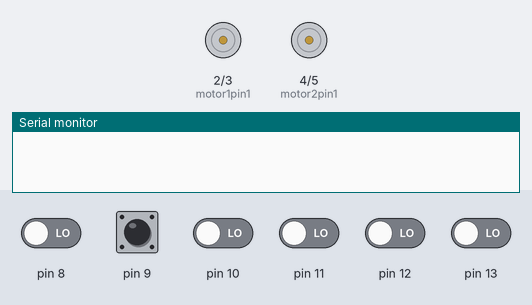
Recording of a sketch running on a simulated Arduino Uno, built with avr-gcc and run on an emulated ATmega328P. Parts: motor-driver pin pairs drawn as motors (green arrow = first pin HIGH = forward, orange = second pin HIGH = backward, longer = more drive), the last lines printed to the serial monitor. The test bench sets the inputs (shaded band); at power-on: pin 8–13 LOW.

Above: at 1.2 s.
1.3 s: pin 9 pulsed HIGH 2 times (0.12 s each, 0.3 s apart)
At 6.7 s:
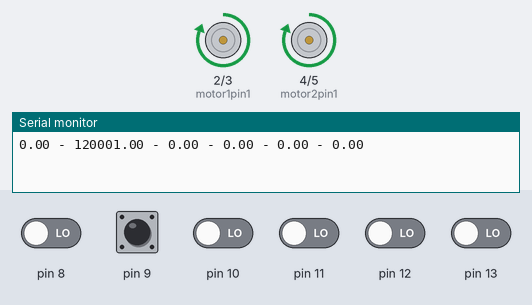
At 12.5 s:
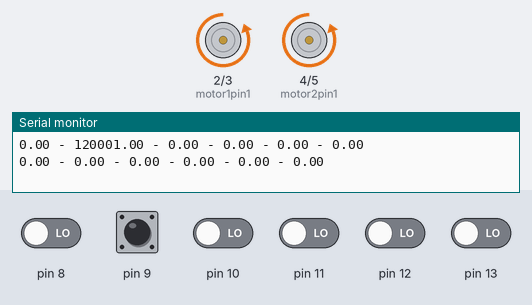
Timing chart, 0 to 12.9 s (numbered marks = the images above; inputs shaded):
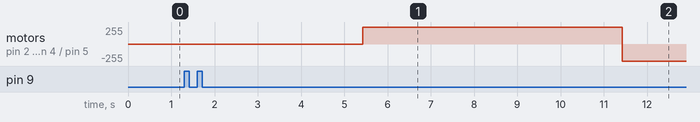

The sketch:

robot.ino
```cpp
double channel[6];

int motor1pin1 = 2; // IN1
int motor1pin2 = 3; // IN2

int motor2pin1 = 4; // IN3
int motor2pin2 = 5; // IN4

int MotorPWM;

void setup() {
  pinMode(8, INPUT);
  pinMode(9, INPUT);
  pinMode(10, INPUT);
  pinMode(11, INPUT);
  pinMode(12, INPUT);
  pinMode(13, INPUT);
  Serial.begin(9600);

  pinMode(motor1pin1, OUTPUT);
  pinMode(motor1pin2, OUTPUT);
  pinMode(motor2pin1, OUTPUT);
  pinMode(motor2pin2, OUTPUT);
}

void loop() {
  channel[0] = pulseIn(8, HIGH);
  channel[1] = pulseIn(9, HIGH);
  channel[2] = pulseIn(10, HIGH);
  channel[3] = pulseIn(11, HIGH);
  channel[4] = pulseIn(12, HIGH);
  channel[5] = pulseIn(13, HIGH);

  Serial.print(channel[0]);
  Serial.print(" - ");
  Serial.print(channel[1]);
  Serial.print(" - ");
  Serial.print(channel[2]);
  Serial.print(" - ");
  Serial.print(channel[3]);
  Serial.print(" - ");
  Serial.print(channel[4]);
  Serial.print(" - ");
  Serial.println(channel[5]);

  if(channel[1] > 1550){
      digitalWrite(motor1pin1, HIGH);
      digitalWrite(motor1pin2, LOW);

      digitalWrite(motor2pin1, HIGH);
      digitalWrite(motor2pin2, LOW);
  }
  if(channel[1] < 1450){
      digitalWrite(motor1pin1, LOW);
      digitalWrite(motor1pin2, HIGH);

      digitalWrite(motor2pin1, LOW);
      digitalWrite(motor2pin2, HIGH);
  }
  if(channel[1] > 1450 && channel[1] < 1550){
      digitalWrite(motor1pin1, LOW);
      digitalWrite(motor1pin2, LOW);

      digitalWrite(motor2pin1, LOW);
      digitalWrite(motor2pin2, LOW);
  }
  if(channel[1] > 1450 && channel[1] < 1550 && channel[0] < 1450){
      digitalWrite(motor1pin1, HIGH);
      digitalWrite(motor1pin2, LOW);

      digitalWrite(motor2pin1, LOW);
      digitalWrite(motor2pin2, HIGH);
  }
  if(channel[1] > 1450 && channel[1] < 1550 && channel[0] > 1550){
      digitalWrite(motor1pin1, LOW);
      digitalWrite(motor1pin2, HIGH);

      digitalWrite(motor2pin1, HIGH);
      digitalWrite(motor2pin2, LOW);
  }
}
```

Measured:
- after the input at 1.3 s, motor on pin 2 (motor1pin1) / pin 3 (motor1pin2), motor on pin 4 (motor2pin1) / pin 5 (motor2pin2): stopped → forward 255/255 after 4.1 s, → backward 255/255 6.0 s later
